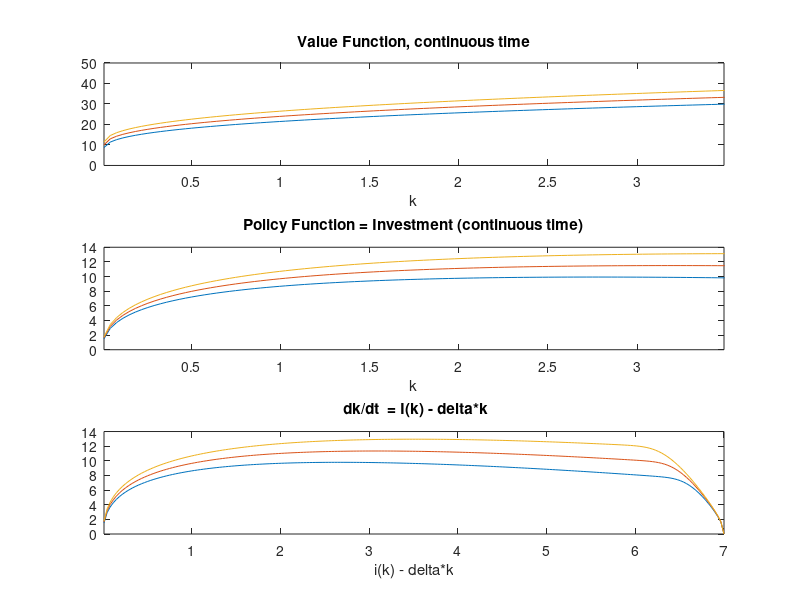

This figure's MATLAB source:
%% UPENN, @Wharton
% Finance 937. 
% Prof. Joao Gomes
% Student: Rodrigo A. Morales M. && Mr. Paw Bednarek
% Based on Moll HJB code
% Okt, 2019
% Problem Set 01. Exercise 2) continuous time model
%% 0. Housekeeping
clear all
close all
clc
tic
%%  1. Calibration
aalpha = 0.3;   % Elasticity of output w.r.t. capital
bb = 0.5;       % cost of investment
delta = 0.05;  % start with a very small one
r = 0.05;       % interest rate, return of capital
% Productivity values
vProductivity = [0.9 1.0 1.1];
%vProductivity = 1;
nGridProductivity = length(vProductivity);
na = nGridProductivity;  %number of points of Productivyt
if na >1
    mTransition = [1/2 1/2 0; 1/4 1/2 1/4; 0 1/2 1/2]';
else
    mTransition = 1;
end

%% 2. Steady State
%define the functions of labor, profit and investment...
abar = 1.0;
capitalSteadyState = (aalpha*1/(r+delta))^(1/(1-aalpha));
outputSteadyState = abar*capitalSteadyState^aalpha;
%fprintf(' Output = %2.6f, Capital = %2.6f\n', outputSteadyState, capitalSteadyState); 
fprintf('Code Began running...\n')
% Generate the grid of capital
kapitalMax = (abar/(delta))^(1/(1-aalpha));
kmin = 0.01;
kmax = 7;
vGridCapital = linspace(kmin,kmax,200);
% Get sizes of capital and prodctvt grid:
nGridCapital = length(vGridCapital);
nGridProductivity = length(vProductivity);
I = nGridCapital;
dk = (kmax-kmin)/(I-1);

%% 3. Required matrices and vectors
%mValueFunction    = linspace(1,vGridCapital(nGridCapital),nGridCapital)'*vProductivity;
mValueFunction    = (vGridCapital'.^aalpha./r)*vProductivity;
%mValueFunction(1,:) = 6*ones(1,nGridProductivity);
%mValueFunction(end,:) = (vGridCapital(end)^aalpha./r)*vProductivity;
mValueFunctionNew = zeros(nGridCapital,nGridProductivity);
mPolicyFunction   = zeros(nGridCapital,nGridProductivity); %investment
% Matrices for the Implicit iteration in each productivity:
mdVf = zeros(nGridCapital,nGridProductivity);
mdVb = zeros(nGridCapital,nGridProductivity);
mc = zeros(nGridCapital,nGridProductivity);
%% 4. We pre-build output for each point in the grid
%profitMatrix = profit(exp(vProductivity),vGridCapital);
%% 5. Main iteration
maxDifference = 10.0;
tolerance = 0.001;%0.0000001;
iteration = 0;
deltaV = 0.00001;
explicit = 1; % 1 -to run the explicit, 2- implicit

while (maxDifference>tolerance) 
%     iteration
%     maxDifference
    for nProductivity = 1:nGridProductivity
        dVf = mdVf(:,nProductivity);
        dVb = mdVb(:,nProductivity);
        prodctvt = vProductivity(nProductivity);
        V = mValueFunction(:,nProductivity);
        % forward difference
        dVf(1:I-1) = (V(2:I)-V(1:I-1))/dk;
        dVf(I) = (aalpha*prodctvt.*kmax.^(aalpha-1) - delta)/r; %state constraint, for stability
        %dVf(I) = dVf(I-1);
        % backward difference
        dVb(2:I) = (V(2:I)-V(1:I-1))/dk;
        dVb(1) = (aalpha*prodctvt.*kmin.^(aalpha-1) - delta)/r; %state constraint, for stability
        %investment with forward difference
        investmentVectorF = ((dVf-1)/bb + delta).*vGridCapital';
        muf = investmentVectorF - delta*vGridCapital';
        %investment with backward difference
        investmentVectorb = ((dVb-1)/bb + delta).*vGridCapital';
        mub = investmentVectorb - delta*vGridCapital';
        %investment and derivative of value function at steady state
        investmentVector0 = delta*vGridCapital';
        dV0 = 1;%-bb/2*delta^2 +1;   %%%%%%%%%% NOT SURE %%%%%%%%%%%%%%%%%%
        % dV_upwind makes a choice of forward or backward differences based on
        % the sign of the drift    
        If = muf > 0; %below steady state
        Ib = mub < 0; %above steady state
        I0 = (1-If-Ib); %at steady state
        dV_Upwind = dVf.*If + dVb.*Ib + dV0.*I0; %important to include third term
        invest = ((dV_Upwind-1)/bb + delta).*vGridCapital';
        %Get vectors and do implicit Euler...
        diffPoisson = mValueFunction*mTransition(:,nProductivity);
        dn = prodctvt*vGridCapital'.^aalpha - invest -...
            bb/2*(invest./vGridCapital' -delta).^2.*vGridCapital' + ...
            diffPoisson;
        %CONSTRUCT MATRIX
        X = -min(mub,0)/dk;
        Y = -max(muf,0)/dk + min(mub,0)/dk;
        Z = max(muf,0)/dk;
        %sparse matrix: faster
        AAA =spdiags(Y,0,I,I)+spdiags(X(2:I),-1,I,I)+spdiags([0;Z(1:I-1)],1,I,I);
        B = (r + 1/delta)*speye(I) - AAA + speye(I);
        if explicit ==1 %Explicit Euler
            Vnew = deltaV*(dn + AAA*V + V - r*V)+V;
        else
            vecb = dn + 1/deltaV*V;
            Vnew = B\vecb; %SOLVE SYSTEM OF EQUATIONS
        end
        mValueFunctionNew(:,nProductivity) = Vnew;
        mdVf(:,nProductivity) = dVf;
        mdVb(:,nProductivity) = dVb;
        mPolicyFunction(:,nProductivity) = invest;
%         pause
    end
    maxDifference = max(max(abs(mValueFunctionNew-mValueFunction)));
    mValueFunction = mValueFunctionNew;
    iteration = iteration+1;
    if (mod(iteration,10)==0 || iteration ==1)
        fprintf(' Iteration = %d, Sup Diff = %2.8f\n', iteration, maxDifference); 
    end
    
end

fprintf(' Iteration = %d, Sup Diff = %2.8f\n', iteration, maxDifference); 
fprintf('\n')
%fprintf(' My check = %2.6f\n', mPolicyFunction(1000,3));
fprintf('\n')

toc

%% 6. Plotting results

figure(2)
endPlotN = nGridCapital;
subplot(3,1,1)
plot(vGridCapital(1:endPlotN),mValueFunction(1:endPlotN,:))
xlim([vGridCapital(1) vGridCapital(nGridCapital/2)])
xlabel('k')
title('Value Function, continuous time')

subplot(3,1,2)
plot(vGridCapital(1:endPlotN),mPolicyFunction(1:endPlotN,:))
xlim([vGridCapital(1) vGridCapital(nGridCapital/2)])
xlabel('k')
title('Policy Function = Investment (continuous time)')

% vExactPolicyFunction = aalpha*bbeta.*(vGridCapital.^aalpha);
% 
subplot(3,1,3)
plot(vGridCapital(1:endPlotN),mPolicyFunction(1:endPlotN,:)-delta*vGridCapital(1:endPlotN)')
xlim([vGridCapital(1) vGridCapital(endPlotN)])
xlabel('i(k) - delta*k')
title(' dk/dt  = I(k) - delta*k')

%set(gcf,'PaperOrientation','landscape','PaperPosition',...
%[-0.9 -0.5 12.75 9])
%print('-dpdf','Figure1.pdf')
